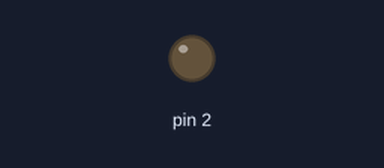
A sketch run on a simulated Arduino Uno, built with avr-gcc and run on an emulated ATmega328P. Shown: output pins drawn as LEDs (lit = HIGH).

Above: at 0.1 s.
At 6.1 s:
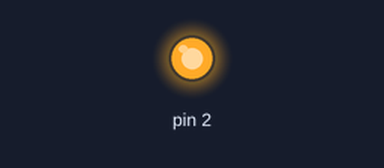
Timing chart, 0 to 13.5 s (numbered marks = the images above):
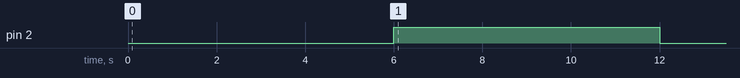

Measured:
- by itself, pin 2: LOW → HIGH at 6.0 s, → LOW 6.0 s later

The sketch:

ledbrightness.ino
```cpp
int p=0; boolean s=false;
void setup() {
 pinMode(2,OUTPUT);
}

void loop() {

      if(s==false){
           analogWrite(2, p);
           p=p+25;
           delay(1000);
           if(p>200){
              s=true;
            }
      }else{
        p=p-25;
        analogWrite(2, p);
        delay(1000);
        if(p>200){
            s=true;
          }
    }

  }
```
